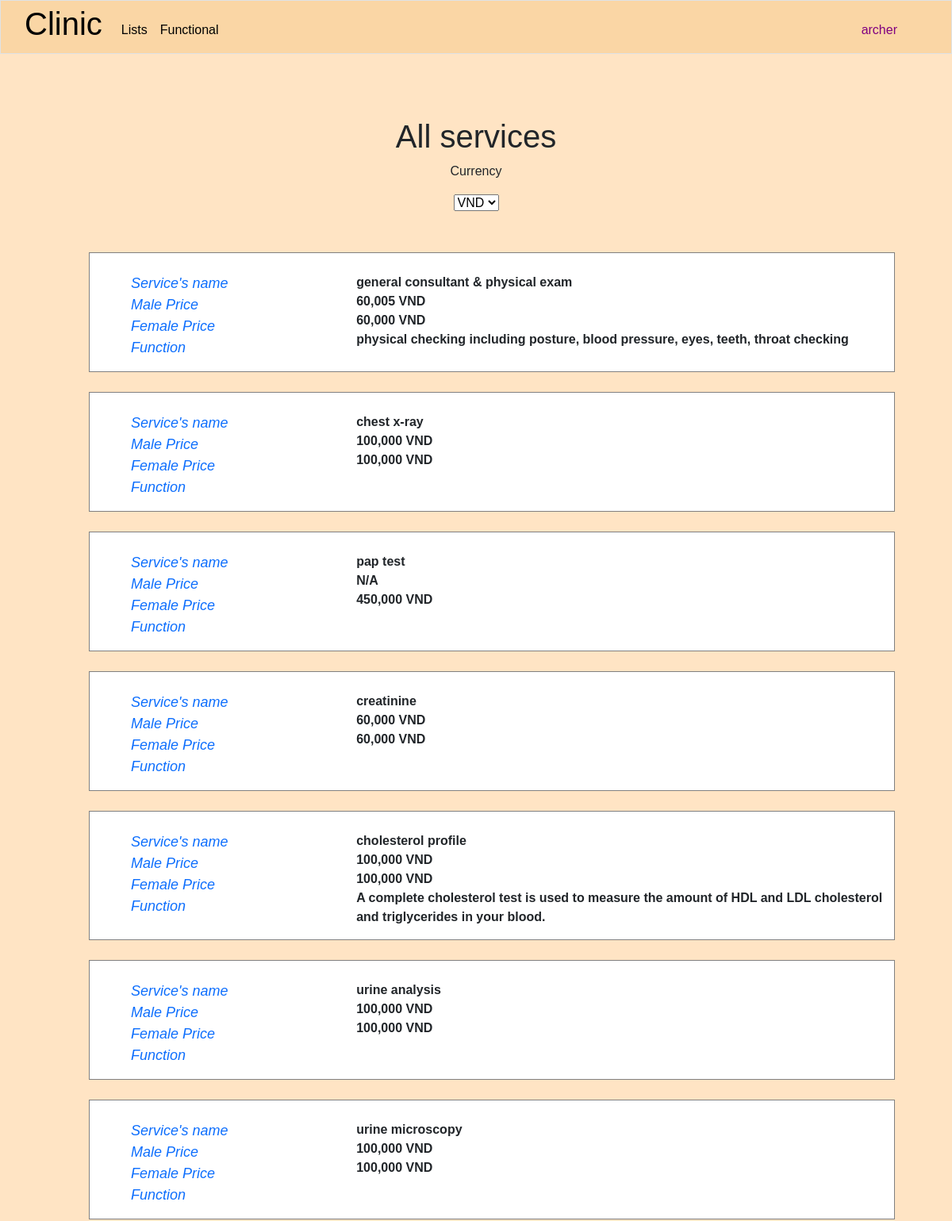
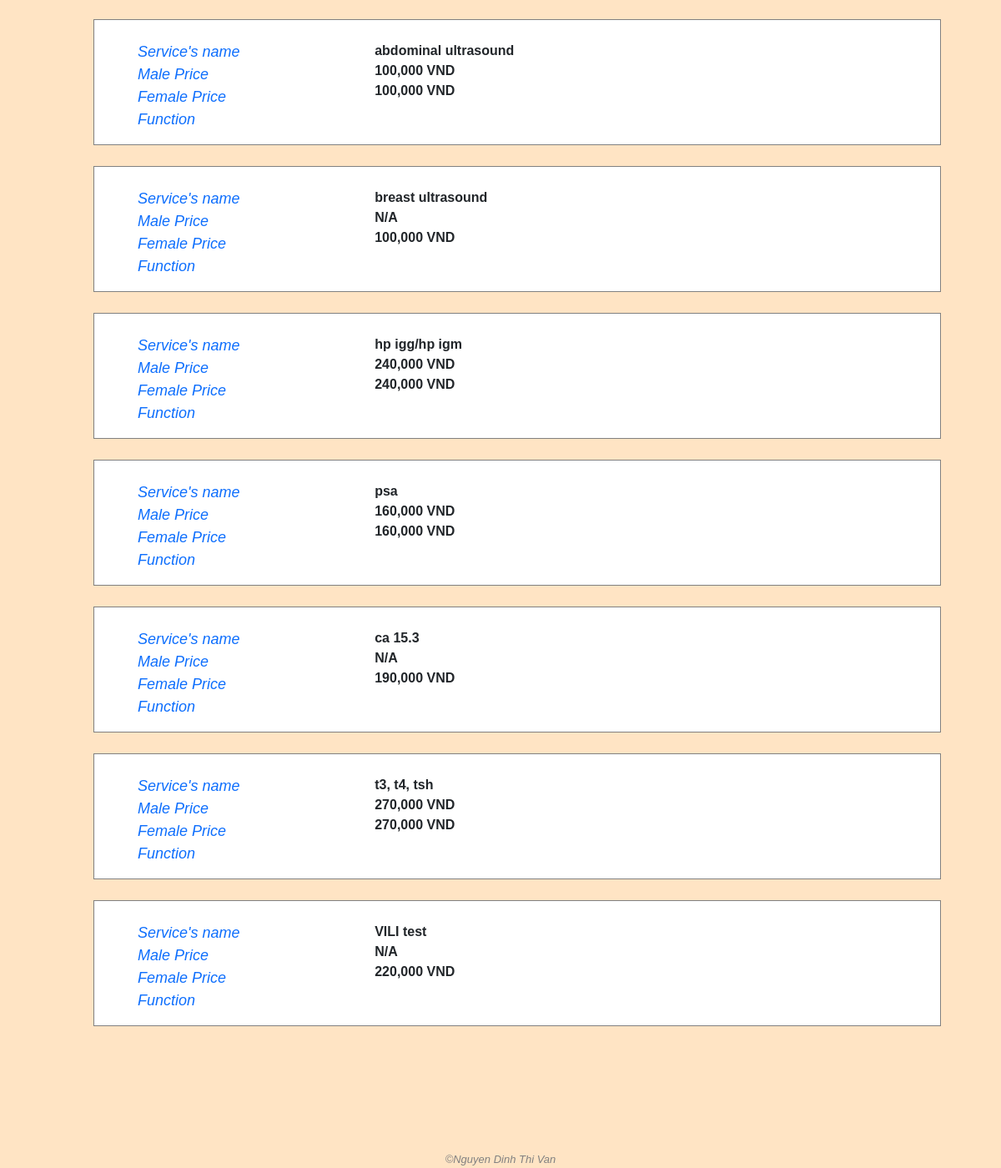
Page / (signed in) on the committed database (2 pictures, top to bottom).
### clinic/models.py (models this page shows, shortened)
class User(AbstractUser):
    class Level(models.IntegerChoices):
        LOW = 1
        MIDDLE = 2
        TOP = 3
    management_right_level = models.IntegerField(choices=Level.choices, blank=True, null=True)

class Service(models.Model):
    name = models.CharField(max_length=255)
    benefit = models.TextField(blank=True)
    male_price = models.IntegerField(blank=True, null=True)
    female_price = models.IntegerField(blank=True, null=True)
    description = models.TextField(blank=True, null=True)
    created_by = models.ForeignKey(User, blank=True, null=True, on_delete=models.SET_NULL, related_name='add_services')
    modified_by = models.ForeignKey(User, blank=True, null=True, on_delete=models.SET_NULL, related_name='modified_services')

### clinic/views.py (the view)
# urls.py: path('', views.index, name='index'),
@login_required
def index(request):
    yay_message = request.session.get('yay_message', '')
    nay_message = request.session.get('nay_message', '')
    request.session['yay_message'] = ''
    request.session['nay_message'] = ''
    services = Service.objects.all()
    return render(request, "clinic/index.html", {
        "yay_message": yay_message,
        "nay_message": nay_message,
        "services": services
    })

### clinic/templates/clinic/index.html (shortened to what this page needs)
{% extends "clinic/layout.html" %}
{% load static %}
{% load humanize %}
{% block main %}
    <h1 class="text-center">All services</h1>
    <div class="text-center">
        <p>Currency</p>
        <select id="currency">
            <option selected value="VND">VND</option>
        </select>
    </div>
    <div class="container" id="services-container">
        {% for service in services %}
            <a class="service-detail-link" href="{% url 'service_detail' service_id=service.id %}">
                <div class="service-info my-service-info">
                    <div class="field-name">
                        <ul class="no-bullet">
                            <li><i class="i-left">Service's name</i></li>
                            <li><i class="i-left">Male Price</i></li>
                            <li><i class="i-left">Female Price</i></li>
                            <li><i class="i-left">Function</i></li>
                        </ul>
                    </div>
                    <div class="field-value">
                        <ul class="no-bullet">
                            <li><strong><a>{{ service.name }}</a></strong></li>
                            <li>
                                    {% if service.male_price == None %}
                                        <strong>N/A</strong>
                                    {% else %}
                                        <strong class="price" data-price="{{ service.male_price }}">{{ service.male_price|intcomma }}</strong> <strong class="price-currency">VND</strong>
                                    {% endif %}
                            </li>
                            <li>
                                    {% if service.female_price == None %}
                                        <strong>N/A</strong>
                                    {% else %}
                                        <strong class="price" data-price="{{ service.female_price }}">{{ service.female_price|intcomma }}</strong> <strong class="price-currency">VND</strong>
                                    {% endif %}
                            </li>
                            <li><strong>{{ service.benefit }}</strong></li>
                        </ul>
                    </div>
                </div>
            </a>
        {% empty %}
            <p>No service yet</p>
        {% endfor %}
    </div>
{% endblock %}

### clinic/templates/clinic/layout.html (shortened to what this page needs)
{% load static %}
<!DOCTYPE html>
<html lang="en">
    <head>
        <link rel="stylesheet" href="https://cdnjs.cloudflare.com/ajax/libs/font-awesome/4.7.0/css/font-awesome.min.css">
        <link rel="stylesheet" href="{% static 'clinic/bootstrap.css' %}">
        <link rel="stylesheet" href="{% static 'clinic/styles.css' %}">
    </head>
    <body>
        <nav class="navbar navbar-expand-lg navbar-custom border">
            <a class="navbar-brand" href="{% url 'index' %}"><span><h1>Clinic</h1></span></a>
            <div class="collapse navbar-collapse" id="navbar">
                <ul class="navbar-nav me-auto mt-2">
                    <li class="nav-item">
                        <div class="dropdown">
                            <button class="nav-link active" type="button" id="dropdownMenuButton3" data-bs-toggle="dropdown" aria-expanded="false">
                                Lists
                            </button>
                        </div>
                    </li>
                    {% if user.is_authenticated %}
                        <li class="nav-item">
                            <a class="nav-link active">
                                Functional
                            </a>
                        </li>
                    {% endif %}
                </ul>
                <ul class="navbar-nav ms-auto mt-2">
                    {% if user.is_authenticated %}
                        <li class="nav-item">
                            <div class="dropdown">
                                <button class="nav-link active" style="color: purple;" type="button" id="dropdownMenuButton2" data-bs-toggle="dropdown" aria-expanded="false">
                                    {{ user.username }}
                                </button>
                            </div>
                        </li>
                    {% else %}
                        <li class="nav-item">
                            <a class="nav-link active" href="{% url 'login' %}">
                                Log in
                            </a>
                        </li>
                    {% endif %}
                </ul>
            </div>
        </nav>
        <main>{% block main %}{% endblock %}</main>
        <footer class="text-center">
            &#169;Nguyen Dinh Thi Van
        </footer>
    </body>
</html>

### clinic/static/clinic/styles.css (style rules this page uses)
body { font-family: sans-serif; }
body { color: auto; background-color: bisque; }
main { min-height: 40vh; }
footer { margin-top: 150px; font-family: sans-serif; font-size: 13px; font-style: italic; color: grey; }
.navbar-custom { padding: 0 60px 0 30px; background: #FAD6A5; margin-bottom: 30px; }
.container { margin: 50px 0; }
.service-detail-link { text-decoration: none; }
.my-service-info, .my-people-info { display: grid; grid-template-columns: 30% auto; margin-top: 25px; margin-left: 100px; padding-top: 25px !important; border: 1px solid grey; background-color: white; }
.i-left { font-size: 18px; margin: 10px 20px; }
.no-bullet { list-style-type: none; }

### rows in the picture
User: username "archer"
Service: name "general consultant & physical exam", male_price "60,005", female_price "60,000", benefit "physical checking including posture, blood pressure, eyes, teeth, throat checking"
Service: name "chest x-ray", male_price "100,000", female_price "100,000"
Service: name "pap test", shows "N/A", female_price "450,000"
Service: name "creatinine", male_price "60,000", female_price "60,000"
Service: name "cholesterol profile", male_price "100,000", female_price "100,000", benefit "A complete cholesterol test is used to measure the amount of HDL and LDL cholesterol and triglycerides in your blood."
Service: name "urine analysis", male_price "100,000", female_price "100,000"
Service: name "urine microscopy", male_price "100,000", female_price "100,000"
Service: name "abdominal ultrasound", male_price "100,000", female_price "100,000"
Service: name "breast ultrasound", shows "N/A", female_price "100,000"
Service: name "hp igg/hp igm", male_price "240,000", female_price "240,000"
Service: name "psa", male_price "160,000", female_price "160,000"
Service: name "ca 15.3", shows "N/A", female_price "190,000"
Service: name "t3, t4, tsh", male_price "270,000", female_price "270,000"
Service: name "VILI test", shows "N/A", female_price "220,000"
